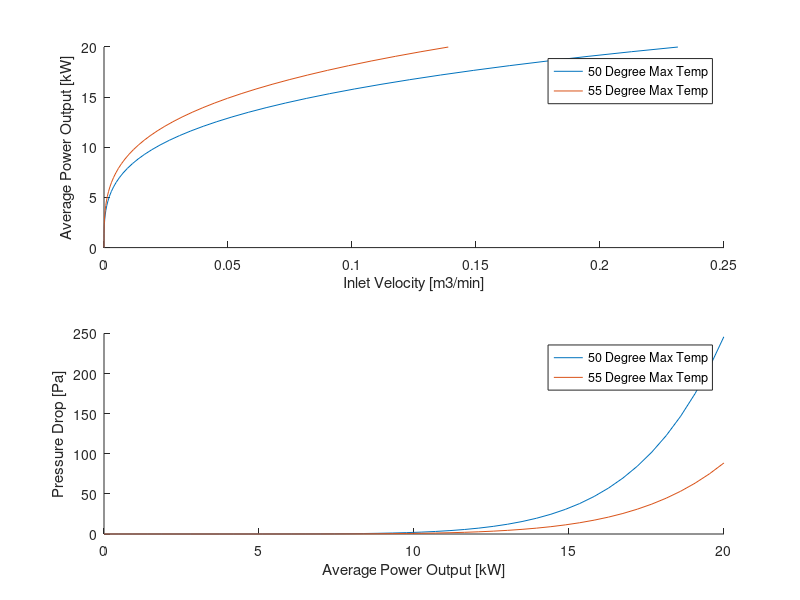

Reproduce this figure in MATLAB.
%% Bank of Tubes Analysis on Subpack Cooling
clear all 
% close all
%% Assumptions
%Nusselt Number correlation does not technically hold true since our flow
%regieme changes as a function of our velocity, however it is a decent
%enough of an approximation

%Average internal resistance of cell used
%Entropic heat not accounted for

%Air properties only evaluated at 30C and 50C
%% Parameters
P_avg = 18.6; % [kW] Average power 
P_max = 20; % [kW] Max power 


%Cell Spacing (from center of one cell to another)
% s_t = 23*10^-3; % [m] traverse spacing
s_l = 24*10^-3; % [m] longitudinal spacing
%s_t = 23e-3: 0.5e-3 : 24e-3; % [m] longitudinal spacing
% s_l = 23*10^-3 : 0.5e-3 : 24e-3; % [m] traverse spacing
s_t = 23e-3;%:0.5e-3:24e-3; % [m] longitudinal spacing
%s_l = 23*10^-3 : 0.5e-3 : 27e-3; % [m] longitudinal spacing
%s_d = sqrt(s_l^2 + s_t^2); %[m] diagonal spacing

%Constants Based on Cell Config 
%C1= 0.35*(s_t/s_l)^(1/5);
%C1 = 0.9;
C2 = 0.95;
m = 0.6;

%Cell Properties
T_cell_max = 55; %[C] 
T_ambient = 35; %[C]
N_rows = 12; % Number of rows
N_cells = 6; % Number of cells per row
totalcells = N_rows*N_cells;
D_cell = 21.55 *10^-3; %[m] Cell diameter
R_cell = D_cell/2; % [m] Cell radius
k_cell = 2.21; %[W /m K] 
L_cell = 70.15*10^-3; % [m] Cell length/height
SA_cell = 0.5*(L_cell-12.7*10^-3)*2*pi*R_cell; %[m^2] Surface Area of cell
R_internal = 0.0087; % [Ohms]

% %Air Properties at 30 C
% rho = 1.164; % [kg/m^3]
% Cp = 1006; % [J/kg K]
% mu = 18.72*10^-6; % [N s/m^2]
% k = 26.62*10^-3; % [W/m K] 
% Pr = mu*Cp/k; %

%Air Properties at 35 C
rho = 1.1459; % [kg/m^3]
Cp = 1006.7; % [J/kg K]
mu = 18.915*10^-6; % [N s/m^2]
k = 26.71*10^-3; % [W/m K] 
Pr = mu*Cp/k; %

% %Air Properties at 50 C (Surface Temp)
% rho_s = 1.093; % [kg/m^3]
% Cp_s = 1007; % [J/kg K]
% mu_s = 19.53*10^-6; % [N s/m^2]
% k_s = 28.08*10^-3; % [W/m K]
% Pr_s = mu_s*Cp_s/k_s; 

%Air Properties at 55 C (Surface Temp)
rho_s = 1.0759; % [kg/m^3]
Cp_s = 1007.7; % [J/kg K]
mu_s = 19.835*10^-6; % [N s/m^2]
k_s = 28.16*10^-3; % [W/m K]
Pr_s = mu_s*Cp_s/k_s; %


%Pack Properties
V_nom = 432; % [V]




%% Calculations

% For s_l = 24 mm

%Matrix Initialization
n = 40; % number of intervals
P = 0:P_avg/n:P_max;
V_inlet = size(P);
P_delta = size(P);


    %% Calculations
    % For s_l = 24 mm
figure;    
    %Matrix Initialization
    n = 40; % number of intervals
    P = 0:P_avg/n:P_max;
    V_inlet = size(P);
    P_delta = size(P);
    temperature = [50 55];
    
for k = 1:2
    T_cell_max = temperature(k);
    switch k
        case 1
            title = "50 Degree Max Temp";
        case 2
            title = "55 Degree Max Temp";

    end
    for j = 1:length(s_t)
        for i = 1:length(P)
            P_avg = P(i);
            %Heat generation and temperature calcs
            I = (P_avg*1000/V_nom)/3; %[A]
            q_total = I^2*R_internal; % [W]
            q_vol_gen = q_total/(pi*R_cell^2*L_cell); % [W/m^3]
            T_s = T_cell_max-(q_vol_gen*R_cell^2)/(4*k_cell); % [K]
            
            %Heat transfer coefficient 
            h= q_total/((T_s-T_ambient)*SA_cell);
            
            %Flow characteristics
            C1 = 0.35*(s_t(j)/s_l)^(1/5);
            Nu = h*D_cell/k_s;
            Re_max = (Nu/(C1*C2*Pr^0.36*(Pr/Pr_s)^0.25))^(1/m);
            
            %Checking where max velocity occurs
    
            s_d(j) = sqrt(s_l^2 + (s_t(j)/2)^2); %[m] diagonal spacing
    
            A1 = (s_t(j)-D_cell);
            A2 = 2*(s_d(j)-D_cell);
            if A2<A1
                V_max = Re_max*mu/(rho*2*(s_d(j)-D_cell)); %Vmax is at A2, denominator is just diameter
                V_inlet(j,i) = V_max*2*(s_d(j)-D_cell)/s_t(j);
            else
                V_max = Re_max*mu/(D_cell); %Vmax is at A1
                V_inlet(j,i) = V_max*(s_t(j)-D_cell)/s_t(j);
            end
            
            %Pressure Drop
            
            P_l = s_l/D_cell;
            P_t = s_t(j)/D_cell;
            Pans = (P_t-1)/(P_l-1);
            P_ratio = P_t/P_l;
    
            %Rough estimates of pressure drop coefficient
            X=1.1; % staggered graph
            f = 0.9; % staggered graph
            P_delta(j,i) = N_rows*X*(rho*V_max^2/2)*f; %[Pa]
        
            Ts_minus_To(j,i) = (T_cell_max-T_ambient)*exp((-pi*D_cell/1000*totalcells*h)/(rho*V_inlet(i)*N_cells*s_t(j)/1000*Cp*1000));
            logmeantempdiff(j,i) = (T_cell_max-T_ambient-Ts_minus_To(i))/log((T_cell_max-T_ambient)/Ts_minus_To(i)); %degC, difference in inlet and outlet air temp
            heattransferrate(j,i)= totalcells*h*pi*D_cell*logmeantempdiff(i)/1000; %kW/m
        end
    end
    subplot(2,1,1)
    hold on
    plot(V_inlet*0.01018*60,P,"DisplayName",title);
    xlabel('Inlet Velocity [m3/min]')
    ylabel('Average Power Output [kW]')
    legend('Location','best')
    % legend('23','23.5','24','24.5','25','25.5','26','26.5','27')
    
    subplot(2,1,2)
    hold on
    plot(P,P_delta,"DisplayName",title)
    ylabel('Pressure Drop [Pa]')
    xlabel('Average Power Output [kW]')
    % legend('23','23.5','24','24.5','25','25.5','26','26.5','27')
    legend('Location','best')
end
%% Plotting
% figure()
% subplot(2,1,1)
% plot(V_inlet*0.01018*60,P);
% xlabel('Inlet Velocity [m3/min]')
% ylabel('Average Power Output [kW]')
% legend('23','23.5','24','24.5','25','25.5','26','26.5','27')
% 
% subplot(2,1,2)
% plot(P,P_delta)
% ylabel('Pressure Drop [Pa]')
% xlabel('Average Power Output [kW]')
% legend('23','23.5','24','24.5','25','25.5','26','26.5','27')